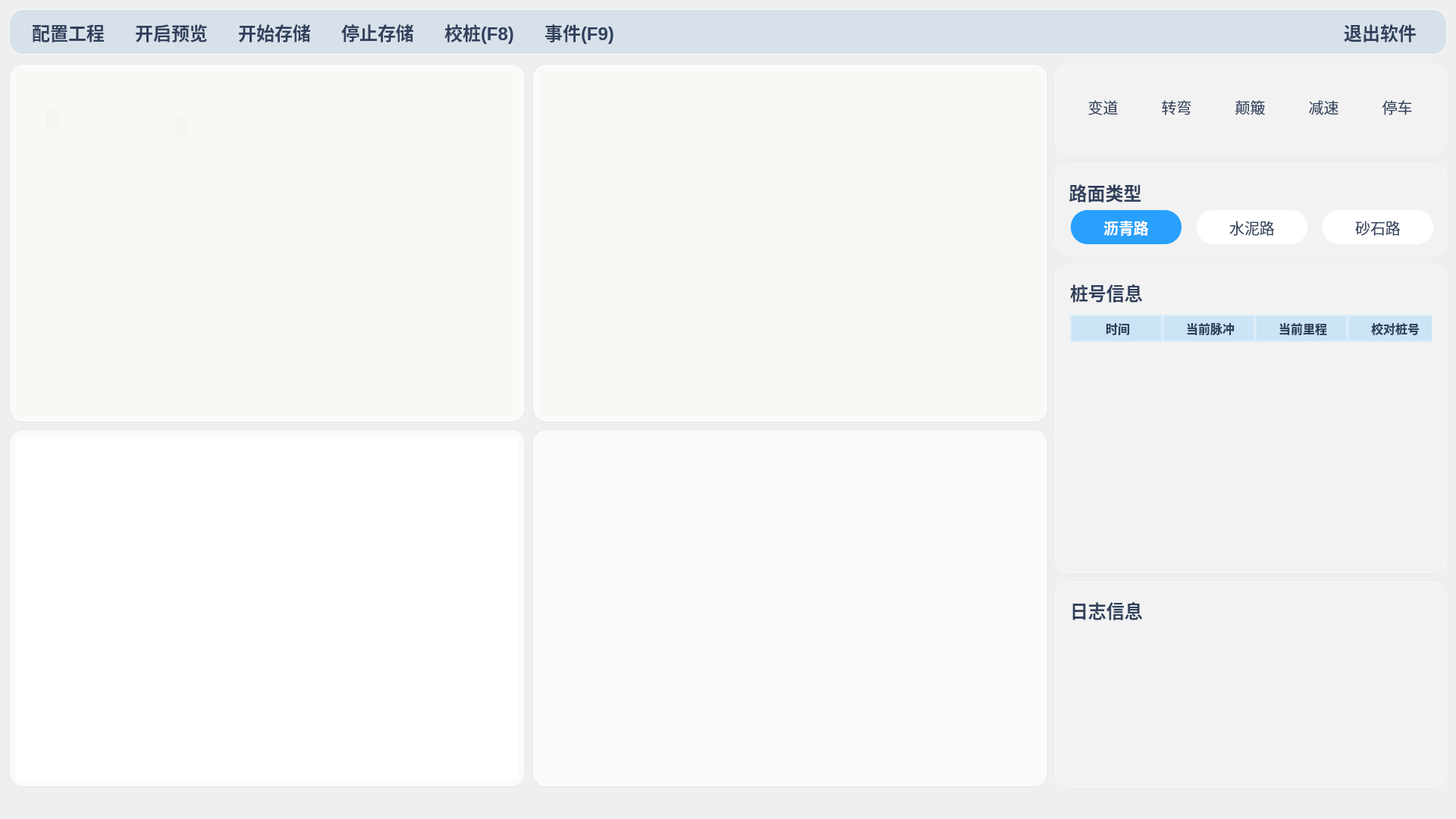
<?xml version="1.0" encoding="UTF-8"?>
<ui version="4.0">
 <class>MainWindow</class>
 <widget class="QMainWindow" name="MainWindow">
  <property name="geometry">
   <rect>
    <x>0</x>
    <y>0</y>
    <width>1920</width>
    <height>1080</height>
   </rect>
  </property>
  <property name="windowTitle">
   <string>检测机程序</string>
  </property>
  <widget class="QWidget" name="centralwidget">
   <property name="styleSheet">
    <string notr="true">#centralwidget{border-image: url(:/image/background.png);}

QWidget{font-size:20px;color: rgb(255, 255, 255);font-family:&quot;微软雅黑&quot;;outline:0px;}


#titleBar,#widget_11,#widget_14,#widget_17,#widget_12{border:1px solid #f5fafd;border-radius:18px;background-color:rgba(255,255,255,50);}
#titleBar{background-color:rgba(163,191,222,77);box-shadow: 3px 3px 5px color(255,0,0);}

</string>
   </property>
   <layout class="QVBoxLayout" name="verticalLayout_2" stretch="1,100,0">
    <property name="spacing">
     <number>12</number>
    </property>
    <property name="leftMargin">
     <number>12</number>
    </property>
    <property name="topMargin">
     <number>12</number>
    </property>
    <property name="rightMargin">
     <number>12</number>
    </property>
    <property name="bottomMargin">
     <number>12</number>
    </property>
    <item>
     <widget class="QWidget" name="titleBar" native="true">
      <property name="minimumSize">
       <size>
        <width>0</width>
        <height>60</height>
       </size>
      </property>
      <property name="maximumSize">
       <size>
        <width>16777215</width>
        <height>60</height>
       </size>
      </property>
      <property name="styleSheet">
       <string notr="true">QPushButton{background: transparent;border:none;color:#30405C;font-size:24px;font-weight:bold;}

QPushButton:pressed,QPushButton:hover{color:rgb(209,110,2);}

QPushButton:disabled{color:rgb(181,181,181);}
</string>
      </property>
      <layout class="QHBoxLayout" name="horizontalLayout_2">
       <property name="spacing">
        <number>40</number>
       </property>
       <property name="leftMargin">
        <number>30</number>
       </property>
       <property name="topMargin">
        <number>9</number>
       </property>
       <property name="rightMargin">
        <number>40</number>
       </property>
       <property name="bottomMargin">
        <number>9</number>
       </property>
       <item>
        <widget class="QPushButton" name="settingBtn">
         <property name="enabled">
          <bool>true</bool>
         </property>
         <property name="sizePolicy">
          <sizepolicy hsizetype="Minimum" vsizetype="Expanding">
           <horstretch>0</horstretch>
           <verstretch>0</verstretch>
          </sizepolicy>
         </property>
         <property name="text">
          <string>配置工程</string>
         </property>
         <property name="icon">
          <iconset resource="../resource/other/myicon.qrc">
           <normaloff>:/image/icon-Engineer.png</normaloff>:/image/icon-Engineer.png</iconset>
         </property>
         <property name="iconSize">
          <size>
           <width>50</width>
           <height>50</height>
          </size>
         </property>
        </widget>
       </item>
       <item>
        <widget class="QPushButton" name="prepareBtn">
         <property name="enabled">
          <bool>true</bool>
         </property>
         <property name="sizePolicy">
          <sizepolicy hsizetype="Minimum" vsizetype="Expanding">
           <horstretch>0</horstretch>
           <verstretch>0</verstretch>
          </sizepolicy>
         </property>
         <property name="text">
          <string>开启预览</string>
         </property>
         <property name="icon">
          <iconset resource="../resource/other/myicon.qrc">
           <normaloff>:/image/icon-OpenPreview.png</normaloff>:/image/icon-OpenPreview.png</iconset>
         </property>
         <property name="iconSize">
          <size>
           <width>50</width>
           <height>50</height>
          </size>
         </property>
        </widget>
       </item>
       <item>
        <widget class="QPushButton" name="startSaveBtn">
         <property name="sizePolicy">
          <sizepolicy hsizetype="Minimum" vsizetype="Expanding">
           <horstretch>0</horstretch>
           <verstretch>0</verstretch>
          </sizepolicy>
         </property>
         <property name="text">
          <string>开始存储</string>
         </property>
         <property name="icon">
          <iconset resource="../resource/other/myicon.qrc">
           <normaloff>:/image/icon-Openstorage.png</normaloff>:/image/icon-Openstorage.png</iconset>
         </property>
         <property name="iconSize">
          <size>
           <width>50</width>
           <height>50</height>
          </size>
         </property>
         <property name="checkable">
          <bool>true</bool>
         </property>
         <property name="checked">
          <bool>false</bool>
         </property>
        </widget>
       </item>
       <item>
        <widget class="QPushButton" name="stopSaveBtn">
         <property name="sizePolicy">
          <sizepolicy hsizetype="Minimum" vsizetype="Expanding">
           <horstretch>0</horstretch>
           <verstretch>0</verstretch>
          </sizepolicy>
         </property>
         <property name="styleSheet">
          <string notr="true"/>
         </property>
         <property name="text">
          <string>停止存储</string>
         </property>
         <property name="icon">
          <iconset resource="../resource/other/myicon.qrc">
           <normaloff>:/image/icon-Stopstorage.png</normaloff>:/image/icon-Stopstorage.png</iconset>
         </property>
         <property name="iconSize">
          <size>
           <width>50</width>
           <height>50</height>
          </size>
         </property>
        </widget>
       </item>
       <item>
        <widget class="QPushButton" name="checkPileNumBtn">
         <property name="sizePolicy">
          <sizepolicy hsizetype="Minimum" vsizetype="Expanding">
           <horstretch>0</horstretch>
           <verstretch>0</verstretch>
          </sizepolicy>
         </property>
         <property name="text">
          <string>校桩(F8)</string>
         </property>
         <property name="icon">
          <iconset resource="../resource/other/myicon.qrc">
           <normaloff>:/image/icon-Schoolpile.png</normaloff>:/image/icon-Schoolpile.png</iconset>
         </property>
         <property name="iconSize">
          <size>
           <width>50</width>
           <height>50</height>
          </size>
         </property>
        </widget>
       </item>
       <item>
        <widget class="QPushButton" name="eventMarkBtn">
         <property name="sizePolicy">
          <sizepolicy hsizetype="Minimum" vsizetype="Expanding">
           <horstretch>0</horstretch>
           <verstretch>0</verstretch>
          </sizepolicy>
         </property>
         <property name="text">
          <string>事件(F9)</string>
         </property>
         <property name="icon">
          <iconset resource="../resource/other/myicon.qrc">
           <normaloff>:/image/icon-event.png</normaloff>:/image/icon-event.png</iconset>
         </property>
         <property name="iconSize">
          <size>
           <width>50</width>
           <height>50</height>
          </size>
         </property>
        </widget>
       </item>
       <item>
        <spacer name="horizontalSpacer">
         <property name="orientation">
          <enum>Qt::Horizontal</enum>
         </property>
         <property name="sizeHint" stdset="0">
          <size>
           <width>40</width>
           <height>20</height>
          </size>
         </property>
        </spacer>
       </item>
       <item>
        <widget class="QPushButton" name="exitBtn">
         <property name="sizePolicy">
          <sizepolicy hsizetype="Minimum" vsizetype="Expanding">
           <horstretch>0</horstretch>
           <verstretch>0</verstretch>
          </sizepolicy>
         </property>
         <property name="styleSheet">
          <string notr="true">QPushButton:pressed,QPushButton:hover{color:rgb(255,0,2);}</string>
         </property>
         <property name="text">
          <string>退出软件</string>
         </property>
         <property name="icon">
          <iconset resource="../resource/other/myicon.qrc">
           <normaloff>:/image/icon-exit.png</normaloff>:/image/icon-exit.png</iconset>
         </property>
         <property name="iconSize">
          <size>
           <width>50</width>
           <height>50</height>
          </size>
         </property>
        </widget>
       </item>
      </layout>
     </widget>
    </item>
    <item>
     <layout class="QHBoxLayout" name="horizontalLayout" stretch="8,3">
      <property name="spacing">
       <number>0</number>
      </property>
      <property name="rightMargin">
       <number>0</number>
      </property>
      <item>
       <widget class="QWidget" name="widgetLayout" native="true">
        <property name="styleSheet">
         <string notr="true"/>
        </property>
        <layout class="QVBoxLayout" name="verticalLayout" stretch="100">
         <property name="leftMargin">
          <number>0</number>
         </property>
         <property name="topMargin">
          <number>0</number>
         </property>
         <property name="rightMargin">
          <number>9</number>
         </property>
         <property name="bottomMargin">
          <number>0</number>
         </property>
         <item>
          <widget class="QWidget" name="widget_2" native="true">
           <property name="styleSheet">
            <string notr="true">#widgetLineCamera,#widgetmianCamera,#seriesWidget,#widgetMap{border:1px solid rgb(230,230,230);border-radius:18px;background-color:rgba(255,255,255,180);}</string>
           </property>
           <layout class="QVBoxLayout" name="verticalLayout_6">
            <property name="spacing">
             <number>0</number>
            </property>
            <property name="leftMargin">
             <number>0</number>
            </property>
            <property name="topMargin">
             <number>0</number>
            </property>
            <property name="rightMargin">
             <number>0</number>
            </property>
            <property name="bottomMargin">
             <number>0</number>
            </property>
            <item>
             <layout class="QGridLayout" name="gridLayout" rowstretch="1,1" columnstretch="1,1">
              <property name="leftMargin">
               <number>0</number>
              </property>
              <property name="topMargin">
               <number>0</number>
              </property>
              <property name="rightMargin">
               <number>0</number>
              </property>
              <property name="bottomMargin">
               <number>0</number>
              </property>
              <property name="spacing">
               <number>9</number>
              </property>
              <item row="0" column="0">
               <widget class="QWidget" name="widgetLineCamera" native="true">
                <property name="styleSheet">
                 <string notr="true"/>
                </property>
                <layout class="QVBoxLayout" name="verticalLayout_4">
                 <item>
                  <widget class="QWidget" name="widget" native="true">
                   <property name="styleSheet">
                    <string notr="true">background-color: rgb(245, 244, 238,100);
</string>
                   </property>
                   <widget class="QWidget" name="widgetCamera0" native="true">
                    <property name="geometry">
                     <rect>
                      <x>40</x>
                      <y>50</y>
                      <width>16</width>
                      <height>27</height>
                     </rect>
                    </property>
                    <widget class="MemoryImage" name="camera0">
                     <property name="geometry">
                      <rect>
                       <x>0</x>
                       <y>0</y>
                       <width>16</width>
                       <height>27</height>
                      </rect>
                     </property>
                     <property name="text">
                      <string/>
                     </property>
                     <property name="scaledContents">
                      <bool>false</bool>
                     </property>
                    </widget>
                   </widget>
                   <widget class="QWidget" name="widgetCamera3" native="true">
                    <property name="geometry">
                     <rect>
                      <x>210</x>
                      <y>60</y>
                      <width>16</width>
                      <height>27</height>
                     </rect>
                    </property>
                    <widget class="MemoryImage" name="camera3">
                     <property name="geometry">
                      <rect>
                       <x>0</x>
                       <y>0</y>
                       <width>16</width>
                       <height>27</height>
                      </rect>
                     </property>
                     <property name="text">
                      <string/>
                     </property>
                     <property name="scaledContents">
                      <bool>false</bool>
                     </property>
                    </widget>
                   </widget>
                  </widget>
                 </item>
                </layout>
               </widget>
              </item>
              <item row="1" column="0">
               <widget class="QWidget" name="seriesWidget" native="true">
                <layout class="QVBoxLayout" name="verticalLayout_3" stretch="1,1">
                 <property name="spacing">
                  <number>0</number>
                 </property>
                 <property name="leftMargin">
                  <number>9</number>
                 </property>
                 <property name="topMargin">
                  <number>9</number>
                 </property>
                 <property name="rightMargin">
                  <number>9</number>
                 </property>
                 <property name="bottomMargin">
                  <number>9</number>
                 </property>
                 <item>
                  <widget class="MyFlatnessTesterChart" name="planeness" native="true">
                   <property name="styleSheet">
                    <string notr="true">font-size:12px;
background-color: rgb(255, 255, 255);</string>
                   </property>
                  </widget>
                 </item>
                 <item>
                  <widget class="MyChart" name="acceleration" native="true">
                   <property name="styleSheet">
                    <string notr="true">font-size:12px;background-color: rgb(255, 255, 255);</string>
                   </property>
                  </widget>
                 </item>
                </layout>
               </widget>
              </item>
              <item row="0" column="1">
               <widget class="QWidget" name="widgetmianCamera" native="true">
                <layout class="QHBoxLayout" name="horizontalLayout_10">
                 <item>
                  <widget class="MemoryImage" name="camera1">
                   <property name="styleSheet">
                    <string notr="true">background-color: rgb(245, 244, 238,100);</string>
                   </property>
                   <property name="text">
                    <string/>
                   </property>
                   <property name="scaledContents">
                    <bool>false</bool>
                   </property>
                  </widget>
                 </item>
                </layout>
               </widget>
              </item>
              <item row="1" column="1">
               <widget class="QWidget" name="widgetMap" native="true">
                <layout class="QHBoxLayout" name="horizontalLayout_11">
                 <item>
                  <widget class="WidgetMapPage" name="mapPage" native="true"/>
                 </item>
                </layout>
               </widget>
              </item>
             </layout>
            </item>
           </layout>
          </widget>
         </item>
        </layout>
       </widget>
      </item>
      <item>
       <widget class="QWidget" name="widget_opt" native="true">
        <property name="styleSheet">
         <string notr="true">QTextEdit{
background:transparent;border:none;
}</string>
        </property>
        <layout class="QVBoxLayout" name="optLayout" stretch="0,0,6,4">
         <property name="spacing">
          <number>12</number>
         </property>
         <property name="leftMargin">
          <number>0</number>
         </property>
         <property name="topMargin">
          <number>0</number>
         </property>
         <property name="rightMargin">
          <number>0</number>
         </property>
         <property name="bottomMargin">
          <number>0</number>
         </property>
         <item>
          <widget class="QWidget" name="widget_11" native="true">
           <property name="minimumSize">
            <size>
             <width>0</width>
             <height>120</height>
            </size>
           </property>
           <property name="styleSheet">
            <string notr="true">
QToolButton{
background:transparent;border:none;color: #30405C;
}

QToolButton:checked{font-weight:bold;}</string>
           </property>
           <layout class="QHBoxLayout" name="horizontalLayout_5">
            <property name="leftMargin">
             <number>0</number>
            </property>
            <property name="rightMargin">
             <number>0</number>
            </property>
            <property name="bottomMargin">
             <number>15</number>
            </property>
            <item>
             <widget class="QToolButton" name="pushButton_4">
              <property name="text">
               <string>变道</string>
              </property>
              <property name="icon">
               <iconset resource="../resource/other/myicon.qrc">
                <normaloff>:/image/icon-lanechange.png</normaloff>
                <activeon>:/image/icon-lanechange-active.png</activeon>:/image/icon-lanechange.png</iconset>
              </property>
              <property name="iconSize">
               <size>
                <width>60</width>
                <height>60</height>
               </size>
              </property>
              <property name="checkable">
               <bool>true</bool>
              </property>
              <property name="checked">
               <bool>false</bool>
              </property>
              <property name="toolButtonStyle">
               <enum>Qt::ToolButtonTextUnderIcon</enum>
              </property>
             </widget>
            </item>
            <item>
             <widget class="QToolButton" name="pushButton_5">
              <property name="text">
               <string>转弯</string>
              </property>
              <property name="icon">
               <iconset resource="../resource/other/myicon.qrc">
                <normaloff>:/image/icon-turn.png</normaloff>
                <activeon>:/image/icon-turn-active.png</activeon>:/image/icon-turn.png</iconset>
              </property>
              <property name="iconSize">
               <size>
                <width>60</width>
                <height>60</height>
               </size>
              </property>
              <property name="checkable">
               <bool>true</bool>
              </property>
              <property name="toolButtonStyle">
               <enum>Qt::ToolButtonTextUnderIcon</enum>
              </property>
             </widget>
            </item>
            <item>
             <widget class="QToolButton" name="pushButton_6">
              <property name="text">
               <string>颠簸</string>
              </property>
              <property name="icon">
               <iconset resource="../resource/other/myicon.qrc">
                <normaloff>:/image/icon-bumpy.png</normaloff>
                <activeon>:/image/icon-bumpy-active.png</activeon>:/image/icon-bumpy.png</iconset>
              </property>
              <property name="iconSize">
               <size>
                <width>60</width>
                <height>60</height>
               </size>
              </property>
              <property name="checkable">
               <bool>true</bool>
              </property>
              <property name="toolButtonStyle">
               <enum>Qt::ToolButtonTextUnderIcon</enum>
              </property>
             </widget>
            </item>
            <item>
             <widget class="QToolButton" name="pushButton_7">
              <property name="text">
               <string>减速</string>
              </property>
              <property name="icon">
               <iconset resource="../resource/other/myicon.qrc">
                <normaloff>:/image/icon-moderate.png</normaloff>
                <activeon>:/image/icon-moderate-active.png</activeon>:/image/icon-moderate.png</iconset>
              </property>
              <property name="iconSize">
               <size>
                <width>60</width>
                <height>60</height>
               </size>
              </property>
              <property name="checkable">
               <bool>true</bool>
              </property>
              <property name="toolButtonStyle">
               <enum>Qt::ToolButtonTextUnderIcon</enum>
              </property>
             </widget>
            </item>
            <item>
             <widget class="QToolButton" name="pushButton_8">
              <property name="text">
               <string>停车</string>
              </property>
              <property name="icon">
               <iconset resource="../resource/other/myicon.qrc">
                <normaloff>:/image/icon-stop.png</normaloff>
                <activeon>:/image/icon-stop-active.png</activeon>:/image/icon-stop.png</iconset>
              </property>
              <property name="iconSize">
               <size>
                <width>60</width>
                <height>60</height>
               </size>
              </property>
              <property name="checkable">
               <bool>true</bool>
              </property>
              <property name="toolButtonStyle">
               <enum>Qt::ToolButtonTextUnderIcon</enum>
              </property>
             </widget>
            </item>
           </layout>
          </widget>
         </item>
         <item>
          <widget class="QWidget" name="widget_14" native="true">
           <property name="minimumSize">
            <size>
             <width>0</width>
             <height>120</height>
            </size>
           </property>
           <layout class="QVBoxLayout" name="verticalLayout_7" stretch="1,10">
            <property name="spacing">
             <number>0</number>
            </property>
            <property name="leftMargin">
             <number>12</number>
            </property>
            <property name="topMargin">
             <number>20</number>
            </property>
            <property name="bottomMargin">
             <number>8</number>
            </property>
            <item>
             <widget class="QLabel" name="title1">
              <property name="styleSheet">
               <string notr="true">font-size: 24px;
color: #30405C;
text-align: center;
font-weight:bold;</string>
              </property>
              <property name="text">
               <string> 路面类型</string>
              </property>
             </widget>
            </item>
            <item>
             <widget class="QWidget" name="widget_15" native="true">
              <property name="styleSheet">
               <string notr="true">QPushButton{background: rgb(255,255,255);
border-radius: 22px;
border:solid 1px #F5FAFD;
min-height:45px;
max-height:45px;
color: #30405C;
}


QPushButton:checked{background: #28A0FC;
color:rgb(255,255,255);
font-weight:bold;
}</string>
              </property>
              <layout class="QHBoxLayout" name="horizontalLayout_4">
               <property name="spacing">
                <number>20</number>
               </property>
               <property name="topMargin">
                <number>0</number>
               </property>
               <property name="bottomMargin">
                <number>0</number>
               </property>
               <item>
                <widget class="QPushButton" name="pushButton">
                 <property name="text">
                  <string>沥青路</string>
                 </property>
                 <property name="checkable">
                  <bool>true</bool>
                 </property>
                 <property name="checked">
                  <bool>true</bool>
                 </property>
                 <attribute name="buttonGroup">
                  <string notr="true">buttonGroup</string>
                 </attribute>
                </widget>
               </item>
               <item>
                <widget class="QPushButton" name="pushButton_2">
                 <property name="minimumSize">
                  <size>
                   <width>0</width>
                   <height>45</height>
                  </size>
                 </property>
                 <property name="maximumSize">
                  <size>
                   <width>16777215</width>
                   <height>45</height>
                  </size>
                 </property>
                 <property name="text">
                  <string>水泥路</string>
                 </property>
                 <property name="checkable">
                  <bool>true</bool>
                 </property>
                 <attribute name="buttonGroup">
                  <string notr="true">buttonGroup</string>
                 </attribute>
                </widget>
               </item>
               <item>
                <widget class="QPushButton" name="pushButton_3">
                 <property name="minimumSize">
                  <size>
                   <width>0</width>
                   <height>45</height>
                  </size>
                 </property>
                 <property name="maximumSize">
                  <size>
                   <width>16777215</width>
                   <height>45</height>
                  </size>
                 </property>
                 <property name="text">
                  <string>砂石路</string>
                 </property>
                 <property name="checkable">
                  <bool>true</bool>
                 </property>
                 <attribute name="buttonGroup">
                  <string notr="true">buttonGroup</string>
                 </attribute>
                </widget>
               </item>
              </layout>
             </widget>
            </item>
           </layout>
          </widget>
         </item>
         <item>
          <widget class="QWidget" name="widget_17" native="true">
           <property name="styleSheet">
            <string notr="true">QPushButton:checked{background-color: rgb(255, 186, 255);}



QPushButton{background-color: rgb(153, 186, 255);}

</string>
           </property>
           <layout class="QVBoxLayout" name="verticalLayout_9" stretch="1,100">
            <property name="spacing">
             <number>12</number>
            </property>
            <property name="leftMargin">
             <number>20</number>
            </property>
            <property name="topMargin">
             <number>20</number>
            </property>
            <property name="rightMargin">
             <number>20</number>
            </property>
            <property name="bottomMargin">
             <number>10</number>
            </property>
            <item>
             <widget class="QLabel" name="title2">
              <property name="styleSheet">
               <string notr="true">font-size: 24px;
color: #30405C;
text-align: center;
font-weight:bold;</string>
              </property>
              <property name="text">
               <string>桩号信息</string>
              </property>
             </widget>
            </item>
            <item>
             <widget class="QTableWidget" name="tableWidget">
              <property name="font">
               <font>
                <family>微软雅黑</family>
                <pointsize>-1</pointsize>
                <weight>50</weight>
                <bold>false</bold>
               </font>
              </property>
              <property name="focusPolicy">
               <enum>Qt::NoFocus</enum>
              </property>
              <property name="styleSheet">
               <string notr="true">    QHeaderView::section
    {
        min-height:32px;
        max-height:32px;
        margin-left:0px;
        padding-left:4px;
        border:none;
}

QWidget{background:transparent;color:#30405C;font-size:16px}
QTableWidget{border:none;outline:0px;}

QTableWidget::item
{
 background-color: rgba(255,255,255,120); 
border: 2px solid rgba(180,220,246,80);  
text-align: center;
}

QHeaderView::section {
    background-color: rgba(151, 208, 250,110); 
    border: 2px solid rgba(255,255,255,80);  
}

</string>
              </property>
              <property name="verticalScrollBarPolicy">
               <enum>Qt::ScrollBarAlwaysOff</enum>
              </property>
              <property name="horizontalScrollBarPolicy">
               <enum>Qt::ScrollBarAlwaysOff</enum>
              </property>
              <property name="showGrid">
               <bool>false</bool>
              </property>
              <property name="gridStyle">
               <enum>Qt::NoPen</enum>
              </property>
              <attribute name="horizontalHeaderVisible">
               <bool>true</bool>
              </attribute>
              <attribute name="horizontalHeaderMinimumSectionSize">
               <number>40</number>
              </attribute>
              <attribute name="horizontalHeaderDefaultSectionSize">
               <number>122</number>
              </attribute>
              <attribute name="verticalHeaderVisible">
               <bool>false</bool>
              </attribute>
              <attribute name="verticalHeaderDefaultSectionSize">
               <number>36</number>
              </attribute>
              <column>
               <property name="text">
                <string>时间</string>
               </property>
               <property name="font">
                <font>
                 <weight>75</weight>
                 <bold>true</bold>
                </font>
               </property>
               <property name="textAlignment">
                <set>AlignCenter</set>
               </property>
              </column>
              <column>
               <property name="text">
                <string>当前脉冲</string>
               </property>
               <property name="font">
                <font>
                 <weight>75</weight>
                 <bold>true</bold>
                </font>
               </property>
               <property name="textAlignment">
                <set>AlignCenter</set>
               </property>
              </column>
              <column>
               <property name="text">
                <string>当前里程</string>
               </property>
               <property name="font">
                <font>
                 <weight>75</weight>
                 <bold>true</bold>
                </font>
               </property>
               <property name="textAlignment">
                <set>AlignCenter</set>
               </property>
              </column>
              <column>
               <property name="text">
                <string>校对桩号</string>
               </property>
               <property name="font">
                <font>
                 <weight>75</weight>
                 <bold>true</bold>
                </font>
               </property>
               <property name="textAlignment">
                <set>AlignCenter</set>
               </property>
              </column>
             </widget>
            </item>
           </layout>
          </widget>
         </item>
         <item>
          <widget class="QWidget" name="widget_12" native="true">
           <layout class="QVBoxLayout" name="verticalLayout_5" stretch="1,10">
            <property name="spacing">
             <number>12</number>
            </property>
            <property name="leftMargin">
             <number>20</number>
            </property>
            <property name="topMargin">
             <number>20</number>
            </property>
            <property name="rightMargin">
             <number>20</number>
            </property>
            <property name="bottomMargin">
             <number>20</number>
            </property>
            <item>
             <widget class="QLabel" name="title3">
              <property name="styleSheet">
               <string notr="true">font-size: 24px;
color: #30405C;
text-align: center;
font-weight:bold;</string>
              </property>
              <property name="text">
               <string>日志信息</string>
              </property>
             </widget>
            </item>
            <item>
             <widget class="QWidget" name="widget_13" native="true">
              <layout class="QHBoxLayout" name="horizontalLayout_3">
               <property name="spacing">
                <number>0</number>
               </property>
               <property name="leftMargin">
                <number>0</number>
               </property>
               <property name="topMargin">
                <number>0</number>
               </property>
               <property name="rightMargin">
                <number>0</number>
               </property>
               <property name="bottomMargin">
                <number>0</number>
               </property>
               <item>
                <widget class="QTextEdit" name="logEdit">
                 <property name="styleSheet">
                  <string notr="true">font-size: 16px;
color: #30405C;
</string>
                 </property>
                 <property name="verticalScrollBarPolicy">
                  <enum>Qt::ScrollBarAlwaysOff</enum>
                 </property>
                 <property name="horizontalScrollBarPolicy">
                  <enum>Qt::ScrollBarAlwaysOff</enum>
                 </property>
                 <property name="readOnly">
                  <bool>true</bool>
                 </property>
                 <property name="html">
                  <string>&lt;!DOCTYPE HTML PUBLIC &quot;-//W3C//DTD HTML 4.0//EN&quot; &quot;http://www.w3.org/TR/REC-html40/strict.dtd&quot;&gt;
&lt;html&gt;&lt;head&gt;&lt;meta name=&quot;qrichtext&quot; content=&quot;1&quot; /&gt;&lt;style type=&quot;text/css&quot;&gt;
p, li { white-space: pre-wrap; }
&lt;/style&gt;&lt;/head&gt;&lt;body style=&quot; font-family:'微软雅黑'; font-size:16px; font-weight:400; font-style:normal;&quot;&gt;
&lt;p style=&quot;-qt-paragraph-type:empty; margin-top:0px; margin-bottom:0px; margin-left:0px; margin-right:0px; -qt-block-indent:0; text-indent:0px;&quot;&gt;&lt;br /&gt;&lt;/p&gt;&lt;/body&gt;&lt;/html&gt;</string>
                 </property>
                </widget>
               </item>
              </layout>
             </widget>
            </item>
           </layout>
          </widget>
         </item>
        </layout>
       </widget>
      </item>
     </layout>
    </item>
    <item>
     <widget class="WidgetStatusBar" name="statusBar" native="true">
      <layout class="QHBoxLayout" name="horizontalLayout_7">
       <property name="spacing">
        <number>20</number>
       </property>
      </layout>
     </widget>
    </item>
   </layout>
  </widget>
 </widget>
 <customwidgets>
  <customwidget>
   <class>WidgetMapPage</class>
   <extends>QWidget</extends>
   <header>widgetmappage.h</header>
   <container>1</container>
  </customwidget>
  <customwidget>
   <class>WidgetStatusBar</class>
   <extends>QWidget</extends>
   <header>widgetstatusbar.h</header>
   <container>1</container>
  </customwidget>
  <customwidget>
   <class>MemoryImage</class>
   <extends>QLabel</extends>
   <header>memoryimage.h</header>
  </customwidget>
  <customwidget>
   <class>MyChart</class>
   <extends>QWidget</extends>
   <header>mychart.h</header>
   <container>1</container>
  </customwidget>
  <customwidget>
   <class>MyFlatnessTesterChart</class>
   <extends>QWidget</extends>
   <header>myflatnesstesterchart.h</header>
   <container>1</container>
  </customwidget>
 </customwidgets>
 <resources>
  <include location="../resource/other/myicon.qrc"/>
 </resources>
 <connections/>
 <buttongroups>
  <buttongroup name="buttonGroup"/>
 </buttongroups>
</ui>
